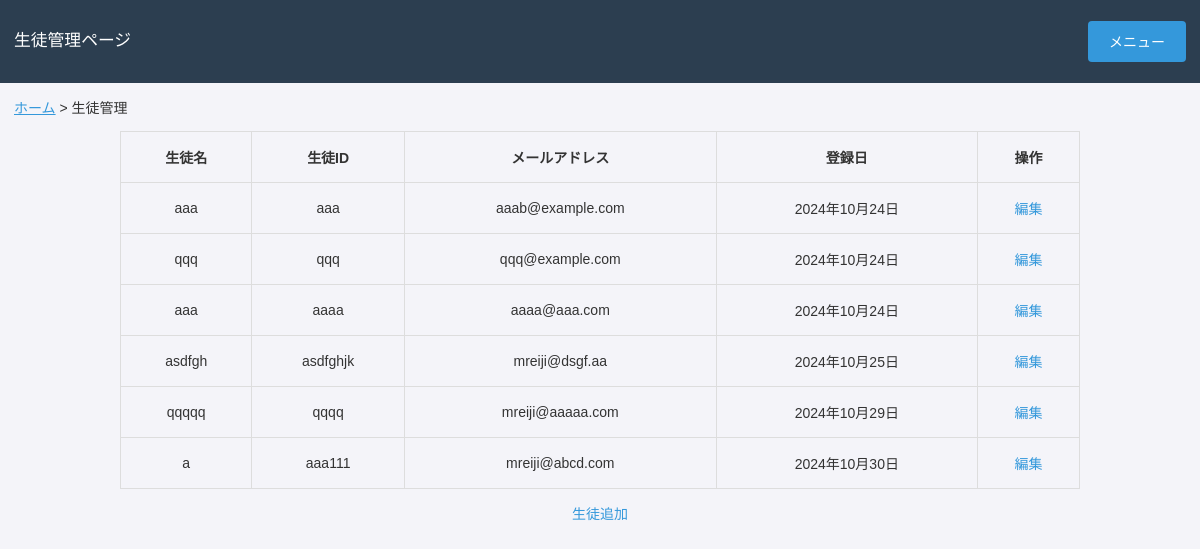
Page /app/students/ on the committed database.
### app/models.py (models this page shows, shortened)
class Student(models.Model):
    id = models.AutoField(primary_key=True)
    name = models.CharField(max_length=100)
    student_id = models.CharField(max_length=10, unique=True)
    email = models.EmailField(unique=True)
    password = models.CharField(max_length=128)  # パスワードフィールド
    registration_date = models.DateField(default=datetime.date.today)

### app/views.py (the view)
# urls.py: path('students/', views.student_list, name='students'),  # Servicesページ
def student_list(request):
    students = Student.objects.all()
    return render(request, 'app/students.html', {'students': students})

### app/templates/app/students.html (shortened to what this page needs)
<!DOCTYPE html>
<html lang="ja">
<head>
    {% load static %}
    <link rel="stylesheet" type="text/css" href="{% static 'styles.css' %}">
</head>
<body>
    <div class="navbar">
        <p class="welcome-message"><big>生徒管理ページ</big></p>
        <div class="dropdown">
            <button>メニュー</button>
        </div>
    </div>
    <div class="breadcrumb" style="text-align: left; margin-left: 1rem; margin-top: 1rem; font-size: 1rem;">
        <a href="{% url 'home' %}" style="text-decoration: underline;">ホーム</a> > 生徒管理
    </div>
    <p>
    <table border="1">
    <thead>
        <tr>
            <th>生徒名</th>
            <th>生徒ID</th>
            <th>メールアドレス</th>
            <th>登録日</th>
            <th>操作</th>
        </tr>
    </thead>
    <tbody>
        {% for student in students %}
        <tr>
            <td>{{ student.name }}</td>
            <td>{{ student.student_id }}</td>
            <td>{{ student.email }}</td>
            <td>{{ student.registration_date|date:"Y年n月j日" }}</td>
            <td>
                <a href="{% url 'edit_student' student.id %}">編集</a>
            </td>
        </tr>
        {% empty %}
        <tr>
            <td colspan="5">登録されている生徒はいません。</td>
        </tr>
        {% endfor %}
    </tbody>
</table>
</body>
<p>
<a href="{% url 'add_student' %}">生徒追加</a>
</html>

### static/styles.css (style rules this page uses)
body { font-family: 'Helvetica Neue', Arial, sans-serif; margin: 0; padding: 0; background-color: #f4f4f9; color: #333; text-align: center; }
p { line-height: 1.6; margin-bottom: 1rem; }
a { color: #3498db; text-decoration: none; }
.navbar { background-color: #2c3e50; padding: 1rem; display: flex; justify-content: flex-end; align-items: center; }
.dropdown { position: relative; display: inline-block; }
button { background-color: #3498db; color: white; border: none; padding: 0.75rem 1.5rem; font-size: 1rem; border-radius: 4px; cursor: pointer; transition: background-color 0.3s ease; }
.navbar { background-color: #2c3e50; padding: 1rem; display: flex; justify-content: flex-start; align-items: center; }
.welcome-message { color: #ffffff; margin-right: auto; }
table { max-width: 80%; width: 100%; border-collapse: collapse; margin: 0 auto; }
th, td { padding: 15px 10px; border: 1px solid #ddd; text-align: center; }
html, body { margin: 0; padding: 0; font-family: Arial, Helvetica Neue, Helvetica, sans-serif; font-size: 14px; }

### rows in the picture
Student: name "aaa", student_id "aaa", email "aaab@example.com", registration_date "2024年10月24日"
Student: name "qqq", student_id "qqq", email "qqq@example.com", registration_date "2024年10月24日"
Student: name "aaa", student_id "aaaa", email "aaaa@aaa.com", registration_date "2024年10月24日"
Student: name "asdfgh", student_id "asdfghjk", email "mreiji@dsgf.aa", registration_date "2024年10月25日"
Student: name "qqqqq", student_id "qqqq", email "mreiji@aaaaa.com", registration_date "2024年10月29日"
Student: name "a", student_id "aaa111", email "mreiji@abcd.com", registration_date "2024年10月30日"
